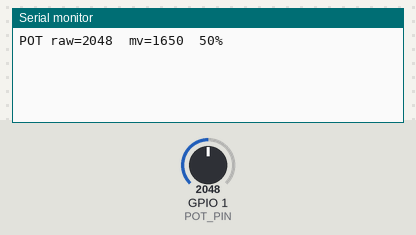
The program below on a simulated ESP32-S3. On the bench: the last lines printed to the serial monitor. The inputs (shaded band) are chosen by the test bench; at power-on: GPIO 1 (POT_PIN) = 2048 (analog values on the 0–4095 scale).

Above: at 1.3 s.
1.4 s: GPIO 1 (POT_PIN) set to 2866
At 2.6 s:
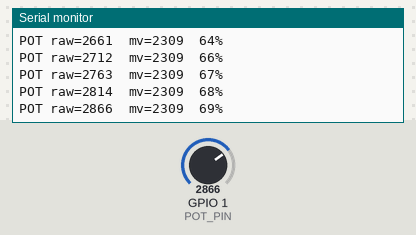
2.9 s: GPIO 1 (POT_PIN) set to 3603
At 3.9 s:
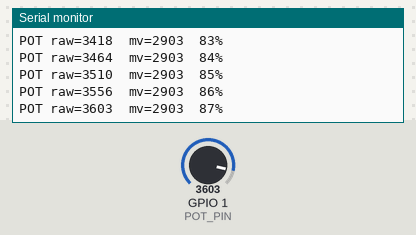
Timing chart, 0 to 5.9 s (numbered marks = the images above; inputs shaded):
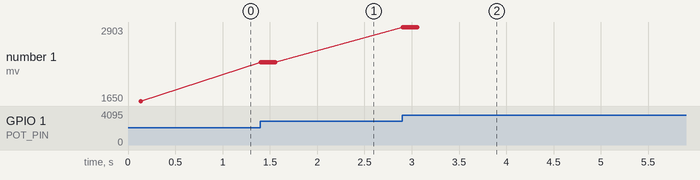

The program:

main.cpp
```cpp
#include <Arduino.h>

constexpr int POT_PIN = 1;

// Setelan sampling & filter
constexpr uint32_t SAMPLE_PERIOD_MS = 10;   // interval baca ADC
constexpr int      SMA_TAPS         = 16;   // panjang moving average (semakin besar, semakin halus)

// Publikasi event hanya jika berubah cukup signifikan
constexpr int      PCT_STEP         = 1;    // minimal perubahan persen utk kirim event
constexpr int      MV_STEP          = 20;   // minimal perubahan mV utk kirim event

// ADC config
constexpr int      ADC_RES_BITS     = 12;   // resolusi pembacaan (0..4095)
constexpr auto     ADC_ATTEN        = ADC_11db; // jangkauan ~0..3.3V (lebih luas)
constexpr BaseType_t TASK_CORE      = 1;    // pin task ke core 0/1

// =================== Tipe & Global =================
struct PotReading {
  uint16_t raw;     // 0..(2^ADC_RES_BITS - 1)
  uint16_t mv;      // miliVolt (aproksimasi)
  uint8_t  percent; // 0..100
};

static QueueHandle_t potQ = nullptr;

// =================== Util ==========================
static inline uint8_t rawToPercent(uint16_t raw) {
  uint32_t maxRaw = (1u << ADC_RES_BITS) - 1u;
  uint32_t pct = (uint32_t)raw * 100u / maxRaw;
  if (pct > 100u) pct = 100u;
  return (uint8_t)pct;
}

// =================== Task ADC ======================
void potTask(void* pv) {
  (void)pv;

  // Konfigurasi ADC
  analogReadResolution(ADC_RES_BITS);
  analogSetPinAttenuation(POT_PIN, ADC_ATTEN);
  pinMode(POT_PIN, INPUT);

  // Buffer untuk Simple Moving Average
  uint16_t buf[SMA_TAPS] = {0};
  uint32_t sum = 0;
  int idx = 0;
  bool filled = false;

  // Nilai terakhir yang sudah dipublish
  int lastPct = -1;
  int lastMv  = -10000;

  // Priming: isi buffer awal agar start stabil
  for (int i = 0; i < SMA_TAPS; ++i) {
    uint16_t v = analogRead(POT_PIN);
    buf[i] = v; sum += v;
    vTaskDelay(pdMS_TO_TICKS(2));
  }
  filled = true;

  for (;;) {
    // Baca ADC
    uint16_t sample = analogRead(POT_PIN);

    // Update SMA
    if (filled) {
      sum -= buf[idx];
    }
    buf[idx] = sample;
    sum += sample;
    idx = (idx + 1) % SMA_TAPS;
    if (!filled && idx == 0) filled = true;

    // Hitung nilai rata2
    uint16_t avg = filled ? (uint16_t)(sum / SMA_TAPS) : sample;

    // Dapatkan mV (Arduino-ESP32 menyediakan analogReadMilliVolts utk ADC1)
    // Jika tidak akurat di board Anda, tetap bisa pakai perkiraan dari raw->percent.
    uint16_t mv = analogReadMilliVolts(POT_PIN);

    uint8_t pct = rawToPercent(avg);

    // Publish hanya saat perubahan berarti
    if ( (lastPct < 0) ||
         (abs((int)pct - lastPct) >= PCT_STEP) ||
         (abs((int)mv  - lastMv ) >= MV_STEP) ) {

      PotReading r{avg, mv, pct};
      if (potQ) xQueueSend(potQ, &r, 0);

      lastPct = pct;
      lastMv  = mv;
    }

    vTaskDelay(pdMS_TO_TICKS(SAMPLE_PERIOD_MS));
  }
}

// =================== Setup/Loop ====================
void setup() {
  Serial.begin(115200);
  delay(100);

  // Buat queue untuk publish nilai pot
  potQ = xQueueCreate(16, sizeof(PotReading));
  if (!potQ) {
    Serial.println("Gagal membuat queue pot!");
    for (;;) vTaskDelay(portMAX_DELAY);
  }

  // Buat task pembaca pot
  BaseType_t ok = xTaskCreatePinnedToCore(
      potTask,
      "PotTask",
      3072,          // stack words
      nullptr,
      3,             // prioritas
      nullptr,
      TASK_CORE
  );
  if (ok != pdPASS) {
    Serial.println("Gagal membuat PotTask!");
  }
}

void loop() {

  PotReading r;
  if (xQueueReceive(potQ, &r, pdMS_TO_TICKS(200)) == pdTRUE) {
    Serial.printf("POT raw=%u  mv=%u  %u%%\n", r.raw, r.mv, r.percent);
  }

}
```

Measured:
- after the input at 1.4 s, the serial monitor: prints a new line at once (image 1)
- after the input at 2.9 s, the serial monitor: prints a new line at once (image 2)
- plotted number 1: 1650 → 2309 after the input at 1.4 s, 2309 → 2903 after the input at 2.9 s
